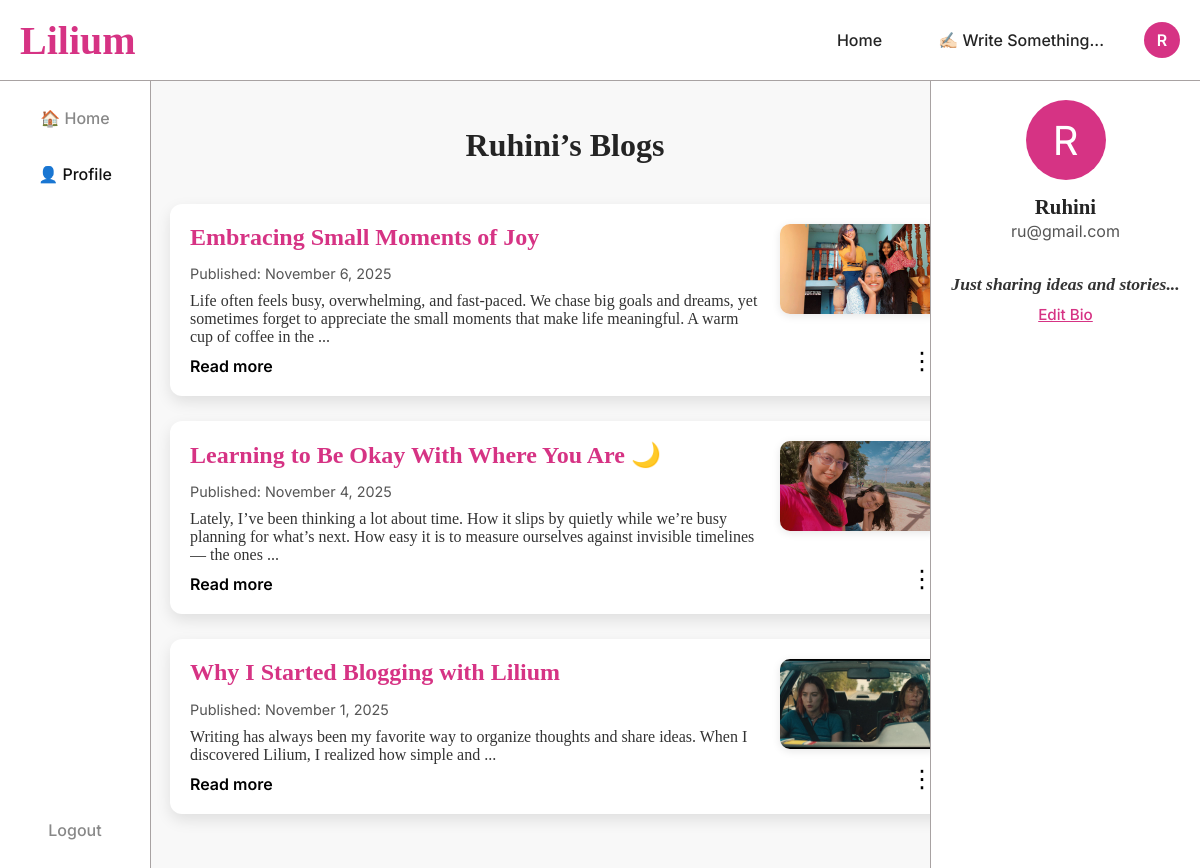
Page /profile.php (signed in) on the committed database.
### tables this page shows
CREATE TABLE `blogpost` (
  `id` int(11) NOT NULL,
  `user_id` int(11) NOT NULL,
  `title` varchar(255) NOT NULL,
  `content` text NOT NULL,
  `created_at` datetime DEFAULT current_timestamp(),
  `updated_at` datetime DEFAULT current_timestamp() ON UPDATE current_timestamp()
);

CREATE TABLE `user` (
  `id` int(11) NOT NULL,
  `username` varchar(50) NOT NULL,
  `email` varchar(150) NOT NULL,
  `password` varchar(255) NOT NULL,
  `role` enum('user','admin') NOT NULL DEFAULT 'user',
  `bio` text DEFAULT NULL,
  `remember_token` varchar(64) DEFAULT NULL
);

### Parsedown.php (called while the page is built, shortened)
<?php
class Parsedown
{
    function text($text)
    {
        $Elements = $this->textElements($text);
        $markup = $this->elements($Elements);
        $markup = trim($markup, "\n");
        return $markup;
    }
    protected function textElements($text)
    {
        $text = str_replace(array("\r\n", "\r"), "\n", $text);
        $text = trim($text, "\n");
        $lines = explode("\n", $text);
        return $this->linesElements($lines);
    }
    protected $breaksEnabled;
    protected $safeMode;
    protected $unmarkedBlockTypes = array(
        'Code',
    );
    protected function linesElements(array $lines)
    {
        $Elements = array();
        $CurrentBlock = null;
        foreach ($lines as $line)
        {
            if (chop($line) === '')
            {
                if (isset($CurrentBlock))
                {
                    $CurrentBlock['interrupted'] = (isset($CurrentBlock['interrupted'])
                        ? $CurrentBlock['interrupted'] + 1 : 1
                    );
                }
                continue;
            }
            $indent = strspn($line, ' ');
            $text = $indent > 0 ? substr($line, $indent) : $line;
            $Line = array('body' => $line, 'indent' => $indent, 'text' => $text);
            $marker = $text[0];
            $blockTypes = $this->unmarkedBlockTypes;
            foreach ($blockTypes as $blockType)
            {
                $Block = $this->{"block$blockType"}($Line, $CurrentBlock);
            }
            if (isset($CurrentBlock) and $CurrentBlock['type'] === 'Paragraph')
            {
                $Block = $this->paragraphContinue($Line, $CurrentBlock);
            }
            if (isset($Block))
            {
                $CurrentBlock = $Block;
            }
            else
            {
                if (isset($CurrentBlock))
                {
                    $Elements[] = $this->extractElement($CurrentBlock);
                }
                $CurrentBlock = $this->paragraph($Line);
                $CurrentBlock['identified'] = true;
            }
        }
        if (isset($CurrentBlock))
        {
            $Elements[] = $this->extractElement($CurrentBlock);
        }
        return $Elements;
    }
    protected function extractElement(array $Component)
    {
        return $Component['element'];
    }
    protected function paragraph($Line)
    {
        return array(
            'type' => 'Paragraph',
            'element' => array(
                'name' => 'p',
                'handler' => array(
                    'function' => 'lineElements',
                    'argument' => $Line['text'],
                    'destination' => 'elements',
                ),
            ),
        );
    }
    protected function paragraphContinue($Line, array $Block)
    {
        if (isset($Block['interrupted']))
        {
            return;
        }
        $Block['element']['handler']['argument'] .= "\n".$Line['text'];
        return $Block;
    }
    protected $InlineTypes = array(
        '!' => array('Image'),
        '&' => array('SpecialCharacter'),
        '*' => array('Emphasis'),
        ':' => array('Url'),
        '<' => array('UrlTag', 'EmailTag', 'Markup'),
        '[' => array('Link'),
        '_' => array('Emphasis'),
        '`' => array('Code'),
        '~' => array('Strikethrough'),
        '\\' => array('EscapeSequence'),
    );
    protected $inlineMarkerList = '!*_&[:<`~\\';
    protected function lineElements($text, $nonNestables = array())
    {
        $text = str_replace(array("\r\n", "\r"), "\n", $text);
        $Elements = array();
        $nonNestables = (empty($nonNestables)
            ? array()
            : array_combine($nonNestables, $nonNestables)
        );
        while ($excerpt = strpbrk($text, $this->inlineMarkerList))
        {
            $marker = $excerpt[0];
            $markerPosition = strlen($text) - strlen($excerpt);
            $Excerpt = array('text' => $excerpt, 'context' => $text);
            foreach ($this->InlineTypes[$marker] as $inlineType)
            {
                $Inline = $this->{"inline$inlineType"}($Excerpt);
                if ( ! isset($Inline['position']))
                {
                    $Inline['position'] = $markerPosition;
                }
                $Inline['element']['nonNestables'] = isset($Inline['element']['nonNestables'])
                    ? array_merge($Inline['element']['nonNestables'], $nonNestables)
                    : $nonNestables
                ;
                $unmarkedText = substr($text, 0, $Inline['position']);
                $InlineText = $this->inlineText($unmarkedText);
                $Elements[] = $InlineText['element'];
                $Elements[] = $this->extractElement($Inline);
                $text = substr($text, $Inline['position'] + $Inline['extent']);
                continue 2;
            }
            $unmarkedText = substr($text, 0, $markerPosition + 1);
            $InlineText = $this->inlineText($unmarkedText);
            $Elements[] = $InlineText['element'];
            $text = substr($text, $markerPosition + 1);
        }
        $InlineText = $this->inlineText($text);
        $Elements[] = $InlineText['element'];
        foreach ($Elements as &$Element)
        {
            if ( ! isset($Element['autobreak']))
            {
                $Element['autobreak'] = false;
            }
        }
        return $Elements;
    }
    protected function inlineText($text)
    {
        $Inline = array(
            'extent' => strlen($text),
            'element' => array(),
        );
        $Inline['element']['elements'] = self::pregReplaceElements(
            $this->breaksEnabled ? '/[ ]*+\n/' : '/(?:[ ]*+\\\\|[ ]{2,}+)\n/',
            array(
                array('name' => 'br'),
                array('text' => "\n"),
            ),
            $text
        );
        return $Inline;
    }
    protected function inlineImage($Excerpt)
    {
        $Excerpt['text']= substr($Excerpt['text'], 1);
        $Link = $this->inlineLink($Excerpt);
        $Inline = array(
            'extent' => $Link['extent'] + 1,
            'element' => array(
                'name' => 'img',
                'attributes' => array(
                    'src' => $Link['element']['attributes']['href'],
                    'alt' => $Link['element']['handler']['argument'],
                ),
                'autobreak' => true,
            ),
        );
        $Inline['element']['attributes'] += $Link['element']['attributes'];
        unset($Inline['element']['attributes']['href']);
        return $Inline;
    }
    protected function inlineLink($Excerpt)
    {
        $Element = array(
            'name' => 'a',
            'handler' => array(
                'function' => 'lineElements',
                'argument' => null,
                'destination' => 'elements',
            ),
            'nonNestables' => array('Url', 'Link'),
            'attributes' => array(
                'href' => null,
                'title' => null,
            ),
        );
        $extent = 0;
        $remainder = $Excerpt['text'];
        if (preg_match('/\[((?:[^][]++|(?R))*+)\]/', $remainder, $matches))
        {
            $Element['handler']['argument'] = $matches[1];
            $extent += strlen($matches[0]);
            $remainder = substr($remainder, $extent);
        }
        else
        {
            return;
        }
        if (preg_match('/^[(]\s*+((?:[^ ()]++|[(][^ )]+[)])++)(?:[ ]+("[^"]*+"|\'[^\']*+\'))?\s*+[)]/', $remainder, $matches))
        {
            $Element['attributes']['href'] = $matches[1];
            $extent += strlen($matches[0]);
        }
        return array(
            'extent' => $extent,
            'element' => $Element,
        );
    }
    protected function handle(array $Element)
    {
        if (isset($Element['handler']))
        {
            if (!isset($Element['nonNestables']))
            {
                $Element['nonNestables'] = array();
            }
            if (is_string($Element['handler']))
            {
                $function = $Element['handler'];
                $argument = $Element['text'];
                unset($Element['text']);
                $destination = 'rawHtml';
            }
            else
            {
                $function = $Element['handler']['function'];
                $argument = $Element['handler']['argument'];
                $destination = $Element['handler']['destination'];
            }
            $Element[$destination] = $this->{$function}($argument, $Element['nonNestables']);
            unset($Element['handler']);
        }
        return $Element;
    }
    protected function element(array $Element)
    {
        $Element = $this->handle($Element);
        $hasName = isset($Element['name']);
        $markup = '';
        if ($hasName)
        {
            $markup .= '<' . $Element['name'];
            if (isset($Element['attributes']))
            {
                foreach ($Element['attributes'] as $name => $value)
                {
                    if ($value === null)
                    {
                        continue;
                    }
                    $markup .= " $name=\"".self::escape($value).'"';
                }
            }
        }
        $permitRawHtml = false;
        if (isset($Element['text']))
        {
            $text = $Element['text'];
        }
        elseif (isset($Element['rawHtml']))
        {
            $text = $Element['rawHtml'];
            $allowRawHtmlInSafeMode = isset($Element['allowRawHtmlInSafeMode']) && $Element['allowRawHtmlInSafeMode'];
            $permitRawHtml = !$this->safeMode || $allowRawHtmlInSafeMode;
        }
        $hasContent = isset($text) || isset($Element['element']) || isset($Element['elements']);
        if ($hasContent)
        {
            $markup .= $hasName ? '>' : '';
            if (isset($Element['elements']))
            {
                $markup .= $this->elements($Element['elements']);
            }
            elseif (isset($Element['element']))
            {
                $markup .= $this->element($Element['element']);
            }
            else
            {
                if (!$permitRawHtml)
                {
                    $markup .= self::escape($text, true);
                }
                else
                {
                    $markup .= $text;
                }
            }
            $markup .= $hasName ? '</' . $Element['name'] . '>' : '';
        }
        elseif ($hasName)
        {
            $markup .= ' />';
        }
        return $markup;
    }
    protected function elements(array $Elements)
    {
        $markup = '';
        $autoBreak = true;
        foreach ($Elements as $Element)
        {
            $autoBreakNext = (isset($Element['autobreak'])
                ? $Element['autobreak'] : isset($Element['name'])
            );
            $autoBreak = !$autoBreak ? $autoBreak : $autoBreakNext;
            $markup .= ($autoBreak ? "\n" : '') . $this->element($Element);
            $autoBreak = $autoBreakNext;
        }
        $markup .= $autoBreak ? "\n" : '';
        return $markup;
    }
    protected static function pregReplaceElements($regexp, $Elements, $text)
    {
        $newElements = array();
        $newElements[] = array('text' => $text);
        return $newElements;
    }
    protected static function escape($text, $allowQuotes = false)
    {
        return htmlspecialchars($text, $allowQuotes ? ENT_NOQUOTES : ENT_QUOTES, 'UTF-8');
    }
}

### profile.php (the view, shortened to what this page needs)
<?php
require 'config.php';
require 'Parsedown.php';
$Parsedown = new Parsedown();
$user_id = $_SESSION['user_id'];
$username = $_SESSION['username'] ?? 'User';
$stmt = $pdo->prepare("SELECT email, bio FROM user WHERE id = ?");
$stmt->execute([$user_id]);
$user = $stmt->fetch();
$email = $user['email'] ?? 'noemail@example.com';
$bio = $user['bio'] ?? '';
$stmt = $pdo->prepare("SELECT * FROM blogpost WHERE user_id = ? ORDER BY created_at DESC");
$stmt->execute([$user_id]);
$posts = $stmt->fetchAll();
function get_first_image($content) {
    if (preg_match('/!\[.*?\]\((.*?)\)/', $content, $matches)) return $matches[1];
    return null;
}
?>
<!DOCTYPE html>
<html lang="en">
<head>
<link rel="stylesheet" href="profile.css">
<link href="https://api.fontshare.com/v2/css?f[]=noe-display@700&display=swap" rel="stylesheet">
</head>
<body>
<aside class="sidebar">
  <nav class="sidebar-nav">
    <a href="dashboard.php">🏠 Home</a>
    <a href="profile.php" class="active">👤 Profile</a>
  </nav>
  <a href="logout.php" class="sidebar-logout">Logout</a>
</aside>
<header class="topbar">
  <div class="logo">Lilium</div>
  <nav class="top-nav">
    <a href="dashboard.php" class="write-link">Home</a>
    <a href="create_blog.php" class="write-link">✍🏻 Write Something...</a>
    <a href="profile.php" class="profile-circle" title="<?= htmlspecialchars($username) ?>">
      <?= strtoupper(substr($username, 0, 1)) ?>
    </a>
  </nav>
</header>
<main class="profile-main">
  <div class="profile-container">
    <h2><?= htmlspecialchars($username) ?>’s Blogs</h2>
    <?php if (empty($posts)): ?>
      <p class="no-posts">You haven’t written any blogs yet.</p>
    <?php else: ?>
      <div class="blog-list">
        <?php foreach ($posts as $post):
          $image_url = get_first_image($post['content']);
          $excerpt = strip_tags($Parsedown->text(substr($post['content'], 0, 250)));
        ?>
        <div class="blog-card" onclick="window.location='view_blog.php?id=<?= $post['id'] ?>'">
          <div class="blog-content-left">
            <h3><?= htmlspecialchars($post['title']) ?></h3>
            <p class="meta">Published: <?= date("F j, Y", strtotime($post['created_at'])) ?></p>
            <div class="preview blog-content"><?= $excerpt ?>...</div>
            <a href="view_blog.php?id=<?= $post['id']; ?>" class="read-more" onclick="event.stopPropagation();">Read more</a>
          </div>
          <?php if ($image_url): ?>
          <div class="blog-thumbnail">
            <img src="<?= htmlspecialchars($image_url) ?>" alt="Blog Image">
          </div>
          <?php endif; ?>
          <div class="dropdown blog-card-dropdown" onclick="event.stopPropagation();">
            <button class="dropbtn">⋮</button>
          </div>
        </div>
        <?php endforeach; ?>
      </div>
    <?php endif; ?>
  </div>
  <aside class="right-sidebar">
    <div class="profile-circle-large"><?= strtoupper(substr($username, 0, 1)) ?></div>
    <div class="user-info">
      <p class="username"><?= htmlspecialchars($username) ?></p>
      <p class="email"><?= htmlspecialchars($email) ?></p>
    </div>
    <div class="bio-display">
      <p id="bio-text"><?= $bio ? htmlspecialchars($bio) : 'No bio yet.' ?></p>
      <span id="edit-bio-btn" class="edit-bio-link"><?= $bio ? 'Edit Bio' : 'Add Bio' ?></span>
    </div>
  </aside>
</main>
</body>
</html>

### rows in the picture
blogpost: title "Embracing Small Moments of Joy", created_at "November 6, 2025", content "Life often feels busy, overwhelming, and fast-paced. We chase big goals and dreams, yet sometimes forget to appreciate the small moments that make life meaningful. A warm cup of coffee in the", shows a picture
blogpost: title "Learning to Be Okay With Where You Are 🌙", created_at "November 4, 2025", content "Lately, I’ve been thinking a lot about time. How it slips by quietly while we’re busy planning for what’s next. How easy it is to measure ourselves against invisible timelines — the ones", shows a picture
blogpost: title "Why I Started Blogging with Lilium", created_at "November 1, 2025", content "Writing has always been my favorite way to organize thoughts and share ideas. When I discovered Lilium, I realized how simple and", shows a picture
user: email "ru@gmail.com", bio "Just sharing ideas and stories..."

### other values in the picture
substr($username, 0, 1) "R"
$username "Ruhini"
